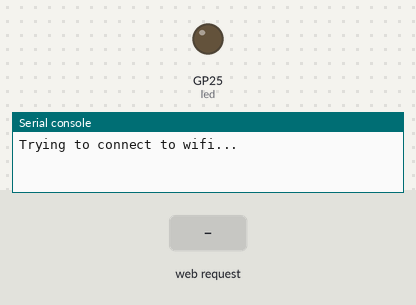
A program run on a simulated Raspberry Pi Pico running MicroPython. Parts: output pins drawn as LEDs (lit = HIGH), the last lines printed to the serial console. The inputs (shaded band) are chosen by the test bench. WiFi joins after 1.5 s; values from a settings file that is not in the repository are placeholders.

Above: at 0.6 s.
At 3.2 s:
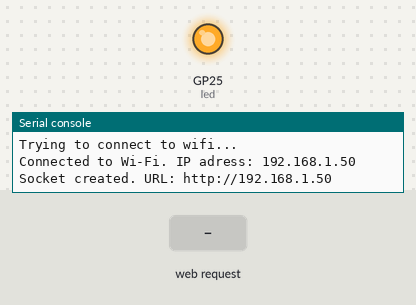
3.3 s: HTTP request GET / received
Timing chart, 0 to 6.3 s (numbered marks = the images above; inputs shaded):
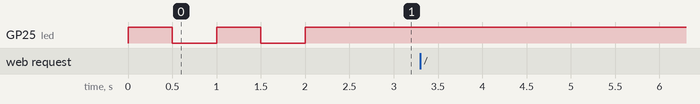

The program:

main.py
```python
import time
import network
import machine
import sys
import socket
from secrets import secrets

html = """<!DOCTYPE html>
<html>
<head><title>Raspberry Pico 2W</title></head>
<body>
    <div style="background-color: crimson;">
        <img src="https://assets.raspberrypi.com/static/wordmark-719b92092d172dc498f9ed816f47a942.svg" height="50" />
    </div>
    <div style="background-color: silver;  height: 10px;">
        <nbsp/>
    </div>
    <p>%s</p>
</body>
</html>
"""

led = machine.Pin("LED", machine.Pin.OUT)

# Load login data from different file for safety reasons
ssid = secrets['ssid']
password = secrets['password']

wlan = network.WLAN(network.STA_IF)


# Already connected?
if wlan.isconnected():
    ssid = wlan.config('ssid')
    status = wlan.ifconfig()
    ipaddress = status[0]
    print('Already connected to Wi-Fi named ' + ssid + '. IP address: ' + ipaddress)
    sys.exit()
#endif


wlan.active(True) # Activate wifi module
wlan.config(pm = 0xa11140) # set power mode to get WiFi power-saving off (if needed)
wlan.connect(ssid, password) # Connect to wifi network


# Wait for connect
while not wlan.isconnected():
    print('Trying to connect to wifi...')
    led.on()
    time.sleep(1/2)
    led.off()
    time.sleep(1/2)
#endloop


# Handle connection error or timeout
if wlan.status() != 3:
    raise RuntimeError('network connection failed')
    led.off()
else:
    led.on() # Turn on led to indicate that wifi is active
    status = wlan.ifconfig()
    ipaddress = status[0]
    print('Connected to Wi-Fi. IP adress: ' + ipaddress)
#endif


# Open a socket for incoming connections
myAddress = socket.getaddrinfo('0.0.0.0', 80)[0][-1]
mySocket = socket.socket()
mySocket.bind(myAddress)
mySocket.listen(1)
print('Socket created. URL: http://' + ipaddress)


# Listen for connections
while True:
    try:
        connection, address = mySocket.accept()
        print('Client connected from IP address', address[0])
        cl_file = connection.makefile('rwb', 0)
        while True:
            line = cl_file.readline()
            if not line or line == b'\r\n':
                break
            #endif
        #endloop

        message = 'Hello, world!'
        response = html % message

        connection.send('HTTP/1.0 200 OK\r\nContent-type: text/html\r\n\r\n')
        connection.send(response)
        connection.close()
    except OSError as e:
        connection.close()
        print('Socket connection closed')
    #endtry
#endloop
```
